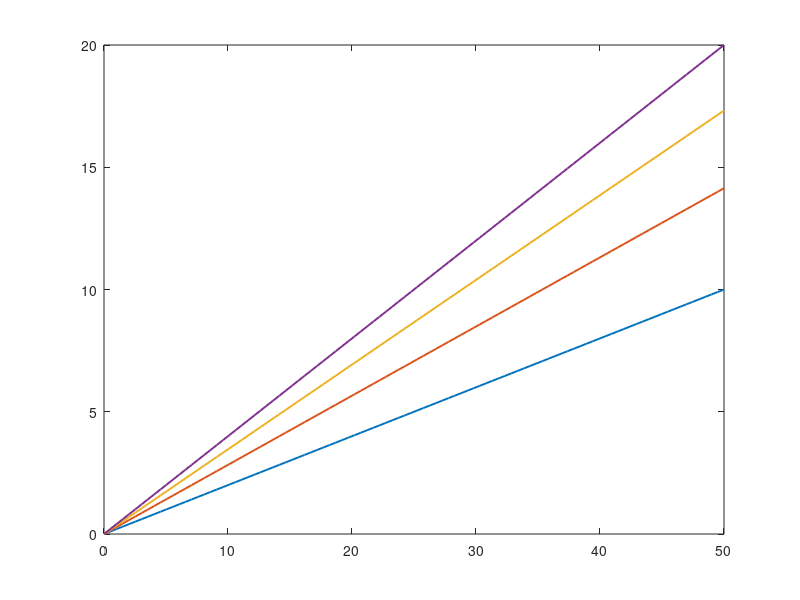

MATLAB code for this plot:
 a = linspace(0,50,100);
bi = linspace(0.02,0.08,4);
M = zeros(4,100);

for i = 1:4
M(i,:) = a*sqrt(2*bi(i));
end
plot(a,M,'LineWidth',1.4);